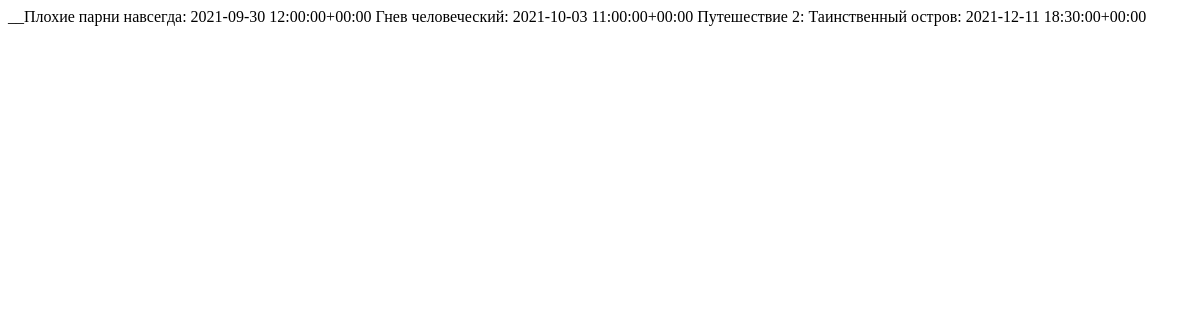
The app's page /schedule/, older data.
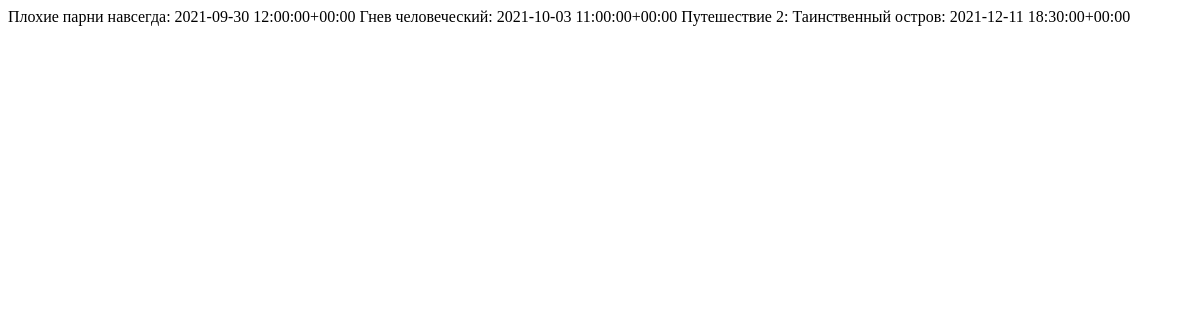
The same page, newer data.
### mainapp/models.py (models this page shows, shortened)
class Schedule(models.Model):
    film = models.ForeignKey(Film, on_delete=models.CASCADE)
    date_time = models.DateTimeField()
    is_active = models.BooleanField(default=True, db_index=True)
    def __str__(self):
        return f'{self.film}: {self.date_time}'
    class Meta:
        verbose_name_plural = 'Расписание'
        verbose_name = 'Расписания'

class Film(models.Model):
    title = models.CharField(max_length=128, unique=True)
    description = models.TextField()
    audience = models.ManyToManyField('authapp.UserProfile', related_name='audience')
    is_active = models.BooleanField(default=True, db_index=True)
    def __str__(self):
        return f'{self.title}'
    class Meta:
        verbose_name_plural = 'Название'
        verbose_name = 'Названия'

### mainapp/views.py (the view)
# urls.py: path('schedule/',  mainapp.ScheduleList.as_view()),
class ScheduleList(ListView):
    model = Schedule

### mainapp/templates/mainapp/schedule_list.html (shortened to what this page needs)
<!DOCTYPE html>
<html lang="en">
<head>
</head>
<body>
{% for schedule in object_list %}
    {{ schedule }}
{% endfor %}
</body>
</html>

Row changes from the older to the newer data that the page shows:
changed Schedule: film+date_time "__Плохие парни навсегда: 2021-09-30 12:00:00+00:00" → "Плохие парни навсегда: 2021-09-30 12:00:00+00:00"
